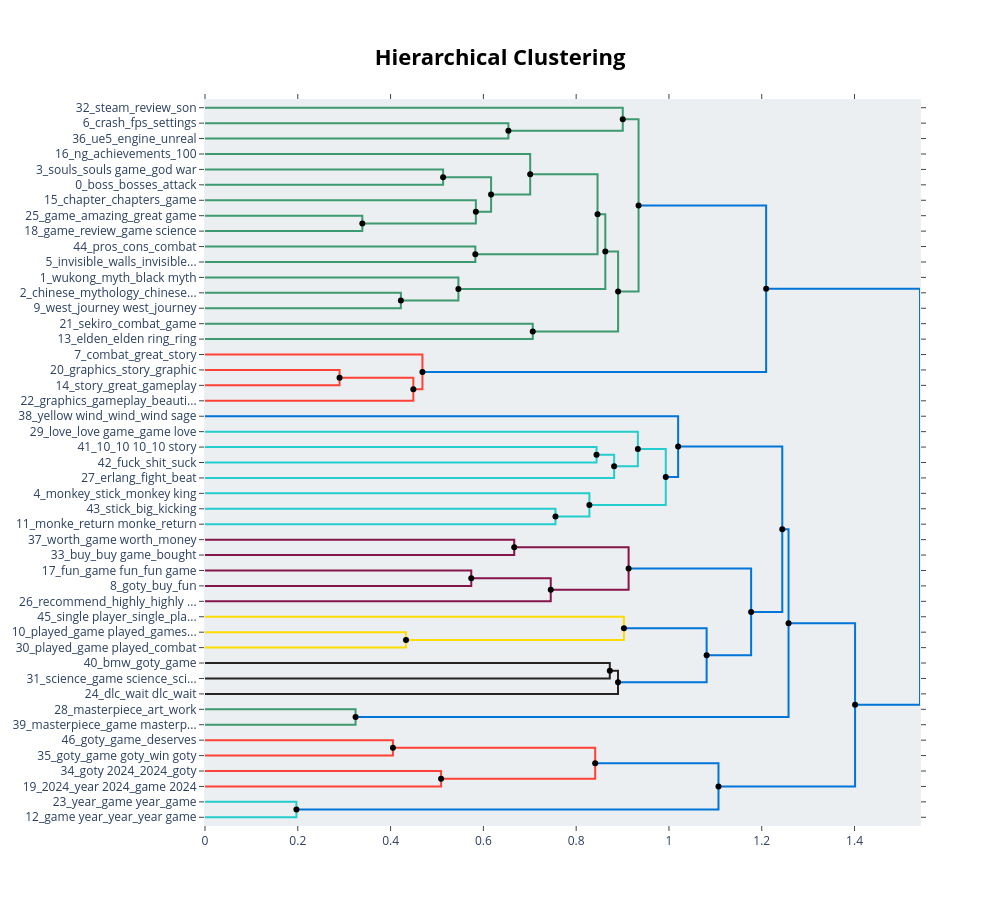

Notebook code cell kept with this figure:
### Code cell
hierarchical_topics = topic_model.hierarchical_topics(docs)
topic_model.visualize_hierarchy(hierarchical_topics=hierarchical_topics)

### Figure 1 — Plotly figure (JSON) as saved in the notebook; plotly's stock layout.template omitted (floating-point values rounded to 4 significant figures)
{"data": [{"hoverinfo": "text", "marker": {"color": "rgb(61,153,112)"}, "mode": "lines", "text": ["crash_fps_settings_performance_pc", "", "", "ue5_engine_unreal_unreal engine_performance"], "type": "scatter", "x": [0.0, 0.654, 0.654, 0.0], "xaxis": "x", "y": [-15.0, -15.0, -25.0, -25.0], "yaxis": "y"}, {"hoverinfo": "text", "marker": {"color": "rgb(61,153,112)"}, "mode": "lines", "text": ["steam_review_son_blast_fucking", "", "", "crash_fps_performance_settings_pc"], "type": "scatter", "x": [0.0, 0.9004, 0.9004, 0.654], "xaxis": "x", "y": [-5.0, -5.0, -20.0, -20.0], "yaxis": "y"}, {"hoverinfo": "text", "marker": {"color": "rgb(61,153,112)"}, "mode": "lines", "text": ["souls_souls game_god war_war_god", "", "", "boss_bosses_attack_attacks_fight"], "type": "scatter", "x": [0.0, 0.5132, 0.5132, 0.0], "xaxis": "x", "y": [-45.0, -45.0, -55.0, -55.0], "yaxis": "y"}, {"hoverinfo": "text", "marker": {"color": "rgb(61,153,112)"}, "mode": "lines", "text": ["game_amazing_great game_good game_great", "", "", "game_review_game science_science_games"], "type": "scatter", "x": [0.0, 0.3391, 0.3391, 0.0], "xaxis": "x", "y": [-75.0, -75.0, -85.0, -85.0], "yaxis": "y"}, {"hoverinfo": "text", "marker": {"color": "rgb(61,153,112)"}, "mode": "lines", "text": ["chapter_chapters_game_hours_ending", "", "", "game_good_good game_amazing_great"], "type": "scatter", "x": [0.0, 0.5838, 0.5838, 0.3391], "xaxis": "x", "y": [-65.0, -65.0, -80.0, -80.0], "yaxis": "y"}, {"hoverinfo": "text", "marker": {"color": "rgb(61,153,112)"}, "mode": "lines", "text": ["boss_bosses_souls_attack_game", "", "", "game_chapter_good_great_amazing"], "type": "scatter", "x": [0.5132, 0.6166, 0.6166, 0.5838], "xaxis": "x", "y": [-50.0, -50.0, -72.5, -72.5], "yaxis": "y"}, {"hoverinfo": "text", "marker": {"color": "rgb(61,153,112)"}, "mode": "lines", "text": ["ng_achievements_100_game ng_items", "", "", "boss_bosses_game_souls_good"], "type": "scatter", "x": [0.0, 0.7009, 0.7009, 0.6166], "xaxis": "x", "y": [-35.0, -35.0, -61.25, -61.25], "yaxis": "y"}, {"hoverinfo": "text", "marker": {"color": "rgb(61,153,112)"}, "mode": "lines", "text": ["pros_cons_combat_design_bosses", "", "", "invisible_walls_invisible walls_map_wall"], "type": "scatter", "x": [0.0, 0.5827, 0.5827, 0.0], "xaxis": "x", "y": [-95.0, -95.0, -105.0, -105.0], "yaxis": "y"}, {"hoverinfo": "text", "marker": {"color": "rgb(61,153,112)"}, "mode": "lines", "text": ["boss_bosses_game_souls_good", "", "", "invisible_walls_invisible walls_map_wall"], "type": "scatter", "x": [0.7009, 0.8461, 0.8461, 0.5827], "xaxis": "x", "y": [-48.12, -48.12, -100.0, -100.0], "yaxis": "y"}, {"hoverinfo": "text", "marker": {"color": "rgb(61,153,112)"}, "mode": "lines", "text": ["chinese_mythology_chinese mythology_china_west", "", "", "west_journey west_journey_story_read"], "type": "scatter", "x": [0.0, 0.4222, 0.4222, 0.0], "xaxis": "x", "y": [-125.0, -125.0, -135.0, -135.0], "yaxis": "y"}, {"hoverinfo": "text", "marker": {"color": "rgb(61,153,112)"}, "mode": "lines", "text": ["wukong_myth_black myth_black_myth wukong", "", "", "chinese_west_journey west_journey_story"], "type": "scatter", "x": [0.0, 0.5462, 0.5462, 0.4222], "xaxis": "x", "y": [-115.0, -115.0, -130.0, -130.0], "yaxis": "y"}, {"hoverinfo": "text", "marker": {"color": "rgb(61,153,112)"}, "mode": "lines", "text": ["boss_game_bosses_souls_good", "", "", "wukong_myth_black myth_black_myth wukong"], "type": "scatter", "x": [0.8461, 0.8629, 0.8629, 0.5462], "xaxis": "x", "y": [-74.06, -74.06, -122.5, -122.5], "yaxis": "y"}, {"hoverinfo": "text", "marker": {"color": "rgb(61,153,112)"}, "mode": "lines", "text": ["sekiro_combat_game_souls_good", "", "", "elden_elden ring_ring_game elden_game"], "type": "scatter", "x": [0.0, 0.7064, 0.7064, 0.0], "xaxis": "x", "y": [-145.0, -145.0, -155.0, -155.0], "yaxis": "y"}, {"hoverinfo": "text", "marker": {"color": "rgb(61,153,112)"}, "mode": "lines", "text": ["game_wukong_boss_bosses_myth", "", "", "elden_ring_elden ring_sekiro_game"], "type": "scatter", "x": [0.8629, 0.8904, 0.8904, 0.7064], "xaxis": "x", "y": [-98.28, -98.28, -150.0, -150.0], "yaxis": "y"}, {"hoverinfo": "text", "marker": {"color": "rgb(61,153,112)"}, "mode": "lines", "text": ["crash_fps_performance_settings_pc", "", "", "game_wukong_boss_bosses_souls"], "type": "scatter", "x": [0.9004, 0.9345, 0.9345, 0.8904], "xaxis": "x", "y": [-12.5, -12.5, -124.1, -124.1], "yaxis": "y"}, {"hoverinfo": "text", "marker": {"color": "rgb(255,65,54)"}, "mode": "lines", "text": ["graphics_story_graphic_good_good story", "", "", "story_great_gameplay_amazing_graphics"], "type": "scatter", "x": [0.0, 0.29, 0.29, 0.0], "xaxis": "x", "y": [-175.0, -175.0, -185.0, -185.0], "yaxis": "y"}, {"hoverinfo": "text", "marker": {"color": "rgb(255,65,54)"}, "mode": "lines", "text": ["story_graphics_great_amazing_good story", "", "", "graphics_gameplay_beautiful_game play_graphics game"], "type": "scatter", "x": [0.29, 0.4491, 0.4491, 0.0], "xaxis": "x", "y": [-180.0, -180.0, -195.0, -195.0], "yaxis": "y"}, {"hoverinfo": "text", "marker": {"color": "rgb(255,65,54)"}, "mode": "lines", "text": ["combat_great_story_graphics_fun", "", "", "story_graphics_great_amazing_gameplay"], "type": "scatter", "x": [0.0, 0.4686, 0.4686, 0.4491], "xaxis": "x", "y": [-165.0, -165.0, -187.5, -187.5], "yaxis": "y"}, {"hoverinfo": "text", "marker": {"color": "rgb(0,116,217)"}, "mode": "lines", "text": ["game_wukong_boss_bosses_souls", "", "", "story_graphics_great_combat_amazing"], "type": "scatter", "x": [0.9345, 1.209, 1.209, 0.4686], "xaxis": "x", "y": [-68.32, -68.32, -176.2, -176.2], "yaxis": "y"}, {"hoverinfo": "text", "marker": {"color": "rgb(35,205,205)"}, "mode": "lines", "text": ["10_10 10_10 story_story 10_graphics 10", "", "", "fuck_shit_suck_fucking_game makes"], "type": "scatter", "x": [0.0, 0.8439, 0.8439, 0.0], "xaxis": "x", "y": [-225.0, -225.0, -235.0, -235.0], "yaxis": "y"}, {"hoverinfo": "text", "marker": {"color": "rgb(35,205,205)"}, "mode": "lines", "text": ["10_10 10_10 story_story 10_graphics 10", "", "", "erlang_fight_beat_erlang shen_shen"], "type": "scatter", "x": [0.8439, 0.8819, 0.8819, 0.0], "xaxis": "x", "y": [-230.0, -230.0, -245.0, -245.0], "yaxis": "y"}, {"hoverinfo": "text", "marker": {"color": "rgb(35,205,205)"}, "mode": "lines", "text": ["love_love game_game love_loving game_game", "", "", "10_10 10_erlang_10 story_story 10"], "type": "scatter", "x": [0.0, 0.933, 0.933, 0.8819], "xaxis": "x", "y": [-215.0, -215.0, -237.5, -237.5], "yaxis": "y"}, {"hoverinfo": "text", "marker": {"color": "rgb(35,205,205)"}, "mode": "lines", "text": ["stick_big_kicking_spider_10", "", "", "monke_return monke_return_reject_stick"], "type": "scatter", "x": [0.0, 0.7554, 0.7554, 0.0], "xaxis": "x", "y": [-265.0, -265.0, -275.0, -275.0], "yaxis": "y"}, {"hoverinfo": "text", "marker": {"color": "rgb(35,205,205)"}, "mode": "lines", "text": ["monkey_stick_monkey king_king_monkey game", "", "", "monke_return monke_return_reject_stick"], "type": "scatter", "x": [0.0, 0.8285, 0.8285, 0.7554], "xaxis": "x", "y": [-255.0, -255.0, -270.0, -270.0], "yaxis": "y"}, {"hoverinfo": "text", "marker": {"color": "rgb(35,205,205)"}, "mode": "lines", "text": ["10_10 10_erlang_love_love game", "", "", "monkey_monke_stick_return_monkey king"], "type": "scatter", "x": [0.933, 0.9931, 0.9931, 0.8285], "xaxis": "x", "y": [-226.2, -226.2, -262.5, -262.5], "yaxis": "y"}, {"hoverinfo": "text", "marker": {"color": "rgb(0,116,217)"}, "mode": "lines", "text": ["yellow wind_wind_wind sage_yellow_sage", "", "", "monkey_monke_stick_10_10 10"], "type": "scatter", "x": [0.0, 1.02, 1.02, 0.9931], "xaxis": "x", "y": [-205.0, -205.0, -244.4, -244.4], "yaxis": "y"}, {"hoverinfo": "text", "marker": {"color": "rgb(133,20,75)"}, "mode": "lines", "text": ["worth_game worth_money_worth money_penny", "", "", "buy_buy game_bought_buying_worth"], "type": "scatter", "x": [0.0, 0.6665, 0.6665, 0.0], "xaxis": "x", "y": [-285.0, -285.0, -295.0, -295.0], "yaxis": "y"}, {"hoverinfo": "text", "marker": {"color": "rgb(133,20,75)"}, "mode": "lines", "text": ["fun_game fun_fun game_challenging_game", "", "", "goty_buy_fun_10_worth"], "type": "scatter", "x": [0.0, 0.5739, 0.5739, 0.0], "xaxis": "x", "y": [-305.0, -305.0, -315.0, -315.0], "yaxis": "y"}, {"hoverinfo": "text", "marker": {"color": "rgb(133,20,75)"}, "mode": "lines", "text": ["fun_game fun_fun game_hard_challenging", "", "", "recommend_highly_highly recommend_game recommend_recommend game"], "type": "scatter", "x": [0.5739, 0.7452, 0.7452, 0.0], "xaxis": "x", "y": [-310.0, -310.0, -325.0, -325.0], "yaxis": "y"}, {"hoverinfo": "text", "marker": {"color": "rgb(133,20,75)"}, "mode": "lines", "text": ["worth_buy_game worth_money_worth money", "", "", "fun_game fun_fun game_recommend_hard"], "type": "scatter", "x": [0.6665, 0.913, 0.913, 0.7452], "xaxis": "x", "y": [-290.0, -290.0, -317.5, -317.5], "yaxis": "y"}, {"hoverinfo": "text", "marker": {"color": "rgb(255,220,0)"}, "mode": "lines", "text": ["played_game played_games played_played game_games", "", "", "played_game played_combat_games played_games"], "type": "scatter", "x": [0.0, 0.4333, 0.4333, 0.0], "xaxis": "x", "y": [-345.0, -345.0, -355.0, -355.0], "yaxis": "y"}, {"hoverinfo": "text", "marker": {"color": "rgb(255,220,0)"}, "mode": "lines", "text": ["single player_single_player_player game_player games", "", "", "played_game played_games played_games_played game"], "type": "scatter", "x": [0.0, 0.903, 0.903, 0.4333], "xaxis": "x", "y": [-335.0, -335.0, -350.0, -350.0], "yaxis": "y"}, {"hoverinfo": "text", "marker": {"color": "rgb(40,35,35)"}, "mode": "lines", "text": ["bmw_goty_game_version_cinematic game", "", "", "science_game science_science game_game_job game"], "type": "scatter", "x": [0.0, 0.8725, 0.8725, 0.0], "xaxis": "x", "y": [-365.0, -365.0, -375.0, -375.0], "yaxis": "y"}, {"hoverinfo": "text", "marker": {"color": "rgb(40,35,35)"}, "mode": "lines", "text": ["bmw_science_game science_science game_game", "", "", "dlc_wait dlc_wait_waiting dlc_waiting"], "type": "scatter", "x": [0.8725, 0.8902, 0.8902, 0.0], "xaxis": "x", "y": [-370.0, -370.0, -385.0, -385.0], "yaxis": "y"}, {"hoverinfo": "text", "marker": {"color": "rgb(0,116,217)"}, "mode": "lines", "text": ["played_game played_games played_games_played game", "", "", "dlc_bmw_science_game science_wait"], "type": "scatter", "x": [0.903, 1.081, 1.081, 0.8902], "xaxis": "x", "y": [-342.5, -342.5, -377.5, -377.5], "yaxis": "y"}, {"hoverinfo": "text", "marker": {"color": "rgb(0,116,217)"}, "mode": "lines", "text": ["fun_worth_game fun_buy_recommend", "", "", "played_game played_games played_dlc_games"], "type": "scatter", "x": [0.913, 1.177, 1.177, 1.081], "xaxis": "x", "y": [-303.8, -303.8, -360.0, -360.0], "yaxis": "y"}, {"hoverinfo": "text", "marker": {"color": "rgb(0,116,217)"}, "mode": "lines", "text": ["monkey_monke_stick_10_10 10", "", "", "played_game played_fun_game_games played"], "type": "scatter", "x": [1.02, 1.244, 1.244, 1.177], "xaxis": "x", "y": [-224.7, -224.7, -331.9, -331.9], "yaxis": "y"}, {"hoverinfo": "text", "marker": {"color": "rgb(61,153,112)"}, "mode": "lines", "text": ["masterpiece_art_work_work art_piece", "", "", "masterpiece_game masterpiece_masterpiece game_absolute_absolute masterpiece"], "type": "scatter", "x": [0.0, 0.3245, 0.3245, 0.0], "xaxis": "x", "y": [-395.0, -395.0, -405.0, -405.0], "yaxis": "y"}, {"hoverinfo": "text", "marker": {"color": "rgb(0,116,217)"}, "mode": "lines", "text": ["monkey_monke_10_stick_10 10", "", "", "masterpiece_game masterpiece_art_absolute masterpiece_masterpiece game"], "type": "scatter", "x": [1.244, 1.258, 1.258, 0.3245], "xaxis": "x", "y": [-278.3, -278.3, -400.0, -400.0], "yaxis": "y"}, {"hoverinfo": "text", "marker": {"color": "rgb(255,65,54)"}, "mode": "lines", "text": ["goty_game_deserves_robbed_win", "", "", "goty_game goty_win goty_win_goty game"], "type": "scatter", "x": [0.0, 0.4051, 0.4051, 0.0], "xaxis": "x", "y": [-415.0, -415.0, -425.0, -425.0], "yaxis": "y"}, {"hoverinfo": "text", "marker": {"color": "rgb(255,65,54)"}, "mode": "lines", "text": ["goty 2024_2024_goty_2024 goty_2024 game", "", "", "2024_year 2024_game 2024_2024 game_game year"], "type": "scatter", "x": [0.0, 0.5089, 0.5089, 0.0], "xaxis": "x", "y": [-435.0, -435.0, -445.0, -445.0], "yaxis": "y"}, {"hoverinfo": "text", "marker": {"color": "rgb(255,65,54)"}, "mode": "lines", "text": ["goty_game goty_win goty_win_goty game", "", "", "2024_year 2024_game 2024_2024 game_year"], "type": "scatter", "x": [0.4051, 0.841, 0.841, 0.5089], "xaxis": "x", "y": [-420.0, -420.0, -440.0, -440.0], "yaxis": "y"}, {"hoverinfo": "text", "marker": {"color": "rgb(35,205,205)"}, "mode": "lines", "text": ["year_game year_game_year game_amazing", "", "", "game year_year_year game_game_year 10"], "type": "scatter", "x": [0.0, 0.1971, 0.1971, 0.0], "xaxis": "x", "y": [-455.0, -455.0, -465.0, -465.0], "yaxis": "y"}, {"hoverinfo": "text", "marker": {"color": "rgb(0,116,217)"}, "mode": "lines", "text": ["2024_goty_year 2024_game 2024_2024 game", "", "", "year_game year_year game_game_10"], "type": "scatter", "x": [0.841, 1.107, 1.107, 0.1971], "xaxis": "x", "y": [-430.0, -430.0, -460.0, -460.0], "yaxis": "y"}, {"hoverinfo": "text", "marker": {"color": "rgb(0,116,217)"}, "mode": "lines", "text": ["monkey_monke_10_stick_10 10", "", "", "year_game year_2024_year game_goty"], "type": "scatter", "x": [1.258, 1.401, 1.401, 1.107], "xaxis": "x", "y": [-339.1, -339.1, -445.0, -445.0], "yaxis": "y"}, {"hoverinfo": "text", "marker": {"color": "rgb(0,116,217)"}, "mode": "lines", "text": ["game_wukong_boss_story_bosses", "", "", "monkey_year_game year_monke_10"], "type": "scatter", "x": [1.209, 1.541, 1.541, 1.401], "xaxis": "x", "y": [-122.3, -122.3, -392.1, -392.1], "yaxis": "y"}, {"hoverinfo": "text", "hovertext": ["boss_bosses_souls_attack_game", "boss_bosses_game_souls_good", "boss_game_bosses_souls_good", "game_wukong_boss_bosses_myth", "crash_fps_performance_settings_pc", "story_graphics_great_amazing_good story", "game_wukong_boss_bosses_souls", "10_10 10_10 story_story 10_graphics 10", "10_10 10_erlang_love_love game", "fun_game fun_fun game_hard_challenging", "worth_buy_game worth_money_worth money", "bmw_science_game science_science game_game", "played_game played_games played_games_played game", "fun_worth_game fun_buy_recommend", "monkey_monke_stick_10_10 10", "monkey_monke_10_stick_10 10", "goty_game goty_win goty_win_goty game", "2024_goty_year 2024_game 2024_2024 game", "monkey_monke_10_stick_10 10", "game_wukong_boss_story_bosses"], "marker": {"color": "black"}, "mode": "markers", "showlegend": false, "type": "scatter", "x": [0.5132, 0.7009, 0.8461, 0.8629, 0.9004, 0.29, 0.9345, 0.8439, 0.933, 0.5739, 0.6665, 0.8725, 0.903, 0.913, 1.02, 1.244, 0.4051, 0.841, 1.258, 1.209], "y": [-50, -48.12, -74.06, -98.28, -12.5, -180, -68.32, -230, -226.2, -310, -290, -370, -342.5, -303.8, -224.7, -278.3, -420, -430, -339.1, -122.3]}, {"hoverinfo": "text", "hovertext": ["crash_fps_performance_settings_pc", "game_good_good game_amazing_great", "game_chapter_good_great_amazing", "boss_bosses_game_souls_good", "invisible_walls_invisible walls_map_wall", "chinese_west_journey west_journey_story", "wukong_myth_black myth_black_myth wukong", "elden_ring_elden ring_sekiro_game", "game_wukong_boss_bosses_souls", "story_graphics_great_amazing_gameplay", "story_graphics_great_combat_amazing", "10_10 10_erlang_10 story_story 10", "monke_return monke_return_reject_stick", "monkey_monke_stick_return_monkey king", "monkey_monke_stick_10_10 10", "fun_game fun_fun game_recommend_hard", "played_game played_games played_games_played game", "dlc_bmw_science_game science_wait", "played_game played_games played_dlc_games", "played_game played_fun_game_games played", "masterpiece_game masterpiece_art_absolute masterpiece_masterpiece game", "2024_year 2024_game 2024_2024 game_year", "year_game year_year game_game_10", "year_game year_2024_year game_goty", "monkey_year_game year_monke_10"], "marker": {"color": "black"}, "mode": "markers", "showlegend": false, "type": "scatter", "x": [0.654, 0.3391, 0.5838, 0.6166, 0.5827, 0.4222, 0.5462, 0.7064, 0.8904, 0.4491, 0.4686, 0.8819, 0.7554, 0.8285, 0.9931, 0.7452, 0.4333, 0.8902, 1.081, 1.177, 0.3245, 0.5089, 0.1971, 1.107, 1.401], "y": [-20, -80, -72.5, -61.25, -100, -130, -122.5, -150, -124.1, -187.5, -176.2, -237.5, -270, -262.5, -244.4, -317.5, -350, -377.5, -360, -331.9, -400, -440, -460, -445, -392.1]}], "layout": {"autosize": false, "height": 905, "hoverlabel": {"bgcolor": "white", "font": {"family": "Rockwell", "size": 16}}, "hovermode": "closest", "plot_bgcolor": "#ECEFF1", "showlegend": false, "title": {"font": {"color": "Black", "size": 22}, "text": "<b>Hierarchical Clustering</b>", "x": 0.5, "xanchor": "center", "yanchor": "top"}, "width": 1000, "xaxis": {"mirror": "allticks", "rangemode": "tozero", "showgrid": false, "showline": true, "showticklabels": true, "ticks": "outside", "type": "linear", "zeroline": false}, "yaxis": {"mirror": "allticks", "range": [-470, 0], "rangemode": "tozero", "showgrid": false, "showline": true, "showticklabels": true, "tickmode": "array", "ticks": "outside", "ticktext": ["32_steam_review_son", "6_crash_fps_settings", "36_ue5_engine_unreal", "16_ng_achievements_100", "3_souls_souls game_god war", "0_boss_bosses_attack", "15_chapter_chapters_game", "25_game_amazing_great game", "18_game_review_game science", "44_pros_cons_combat", "5_invisible_walls_invisible...", "1_wukong_myth_black myth", "2_chinese_mythology_chinese...", "9_west_journey west_journey", "21_sekiro_combat_game", "13_elden_elden ring_ring", "7_combat_great_story", "20_graphics_story_graphic", "14_story_great_gameplay", "22_graphics_gameplay_beauti...", "38_yellow wind_wind_wind sage", "29_love_love game_game love", "41_10_10 10_10 story", "42_fuck_shit_suck", "27_erlang_fight_beat", "4_monkey_stick_monkey king", "43_stick_big_kicking", "11_monke_return monke_return", "37_worth_game worth_money", "33_buy_buy game_bought", "17_fun_game fun_fun game", "8_goty_buy_fun", "26_recommend_highly_highly ...", "45_single player_single_pla...", "10_played_game played_games...", "30_played_game played_combat", "40_bmw_goty_game", "31_science_game science_sci...", "24_dlc_wait dlc_wait", "28_masterpiece_art_work", "39_masterpiece_game masterp...", "46_goty_game_deserves", "35_goty_game goty_win goty", "34_goty 2024_2024_goty", "19_2024_year 2024_game 2024", "23_year_game year_game", "12_game year_year_year game"], "tickvals": [-5, -15, -25, -35, -45, -55, -65, -75, -85, -95, -105, -115, -125, -135, -145, -155, -165, -175, -185, -195, -205, -215, -225, -235, -245, -255, -265, -275, -285, -295, -305, -315, -325, -335, -345, -355, -365, -375, -385, -395, -405, -415, -425, -435, -445, -455, -465], "type": "linear", "zeroline": false}}}
